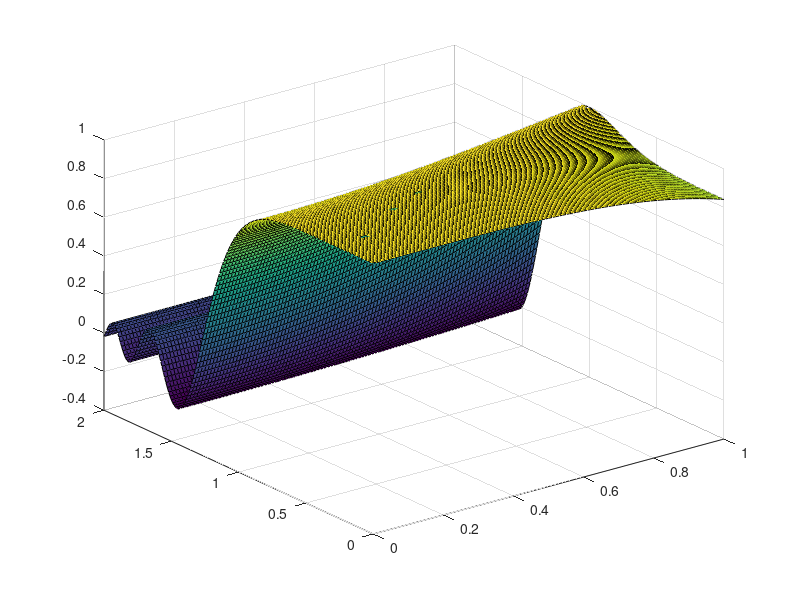

Here is the MATLAB script that generated this plot:
f = @(x,y) sin(x.^2 - y.^4) ./ (x.^2 - y.^4);

[X,Y] = ndgrid(0:0.01:1, 0:0.01:2);
surf(X,Y,f(X,Y))

A = f(X,Y);

%zamenjamo vrednosti nan z 1
B = isnan(A);
n = find(B==1);
A(n) = 1;

